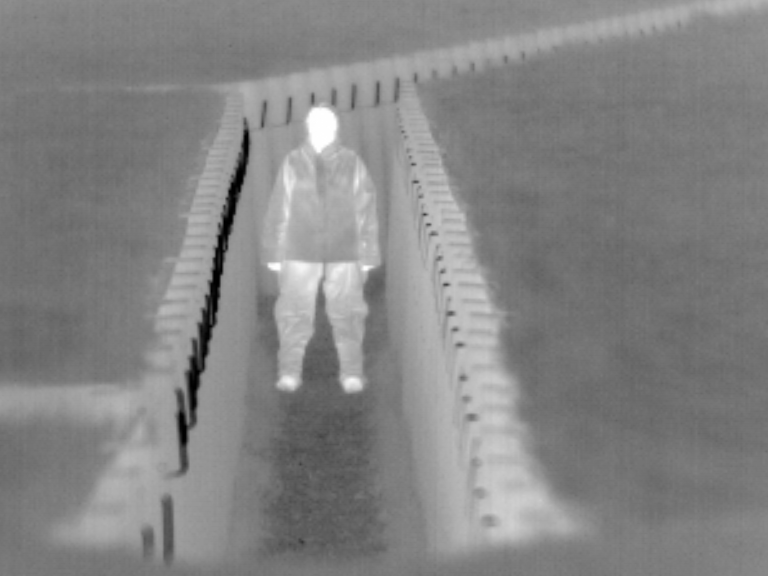
%> input picture Final_Paper/IR_meting016_g.bmp, 768 x 576 px
$ octave STD.m   (GNU Octave 9; MATLAB toolbox functions it lacks are replaced by stand-ins)
%> lines starting %> are read from the running program, lines starting %| are printed output that depends on the picture; in (x1, y1, x2, y2) boxes, pixels count from 0 and x2, y2 are one past the last pixel; in counts of white or black regions, pixels touching at a corner belong together; the program's own positions count from 1
### Final_Paper/deviation_1.m
function deviationValue = deviation_1(IR_image, Fused_image)

    % Convert to grayscale if needed
    if size(IR_image,3) == 3
        IR_gray = rgb2gray(IR_image);
    else
        IR_gray = IR_image;
    end

    if size(Fused_image,3) == 3
        fused_gray = rgb2gray(Fused_image);
    else
        fused_gray = Fused_image;
    end

    % Convert images to double (0–1)
    IR_gray = im2double(IR_gray);
    fused_gray = im2double(fused_gray);

    % Resize fused image if sizes mismatch
    if ~isequal(size(IR_gray), size(fused_gray))
        fused_gray = imresize(fused_gray, size(IR_gray));
    end

    % Compute absolute deviation map
    DeviationMap = abs(IR_gray - fused_gray);

    % Final deviation value
    deviationValue = mean(DeviationMap, "all");
end

### Final_Paper/STD.m
% -----------------------------------------
% STDFusionNet Fusion Rule (Simplified)
% F = S .* IR + (1 - S) .* VI
% -----------------------------------------

clear; clc; close all;

% ----------------------------
% Load images
% ----------------------------
ir = im2double(imread("IR_meting016_g.bmp"));
%> ir: size 576x768 double; min 0, max 1, mean 0.517
vi = im2double(imread("VIS_meting016_r.bmp"));
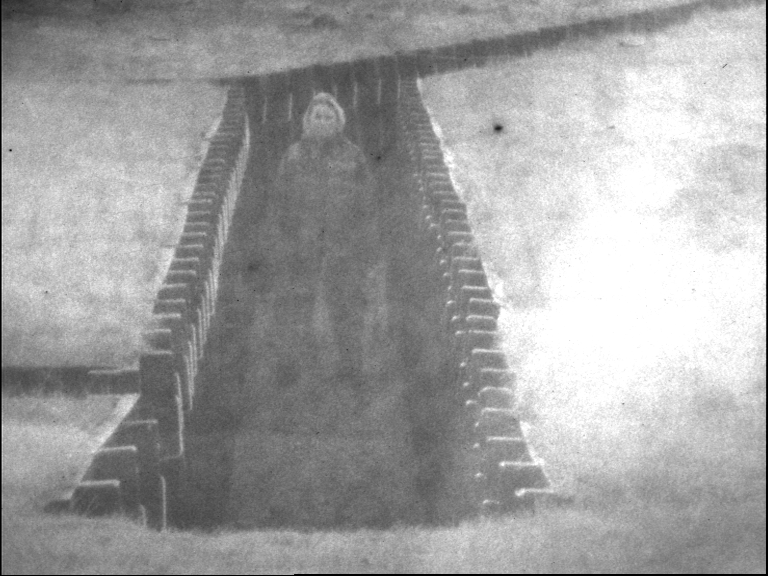
%> input picture Final_Paper/VIS_meting016_r.bmp, 768 x 576 px
%> vi: size 576x768 double; min 0, max 1, mean 0.632

% Convert to grayscale if needed
if size(ir,3) > 1, ir = rgb2gray(ir); end
if size(vi,3) > 1, vi = rgb2gray(vi); end

% Resize visible to match IR
vi = imresize(vi, size(ir));

% ----------------------------
% Generate saliency map S
% ----------------------------
S = imbinarize(mat2gray(ir), 'adaptive');
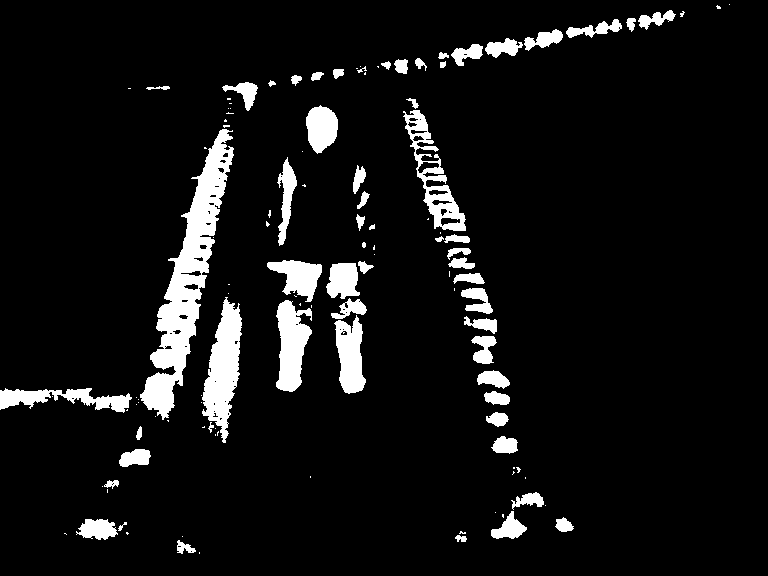
%> S: size 576x768 logical; 7.5% white; 120 white regions (61 under 20 px), largest, box (x1, y1, x2, y2) and area: (140, 129, 234, 420) 8057, (202, 297, 242, 443) 3167, (276, 300, 312, 392) 2150
S = imgaussfilt(double(S), 2);   % soft saliency
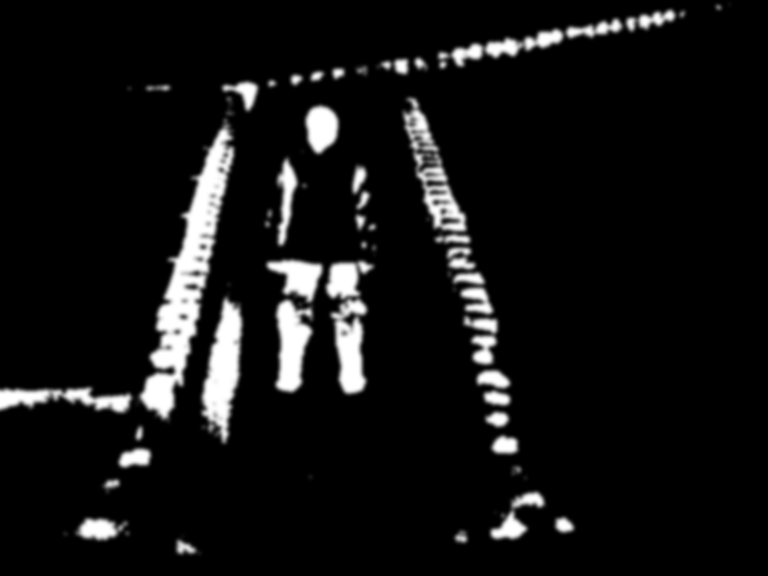
%> S: size 576x768 double; min 0, max 1, mean 0.0748
S = mat2gray(S);

% ----------------------------
% STDFusionNet Fusion Rule
% ----------------------------
fused = S .* ir + (1 - S) .* vi;
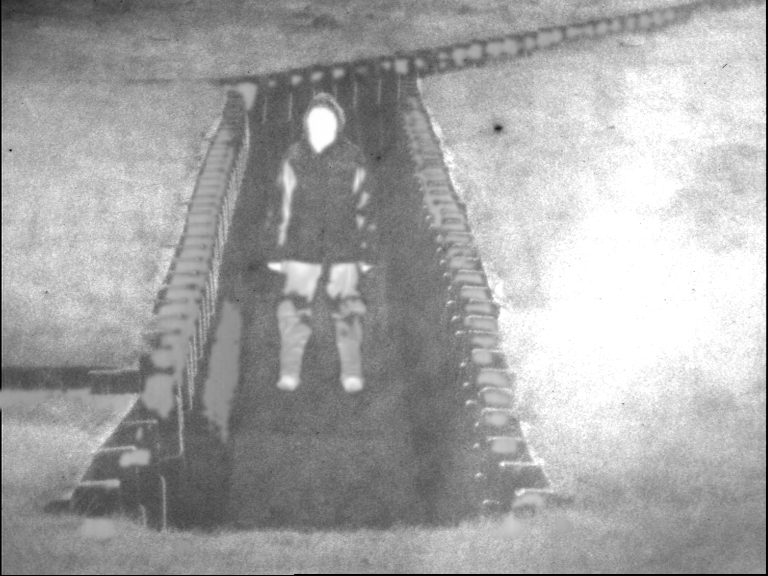
%> fused: size 576x768 double; min 0, max 1, mean 0.648
fused = mat2gray(fused);   % normalize

% ----------------------------
% Compute Metrics
% ----------------------------

% Entropy
entropy_fused = entropy(fused);
%> entropy_fused = 7.3

% deviation
dev_vi = deviation_1(vi, fused);
%> in deviation_1, `DeviationMap = abs(IR_gray - fused_gray);`:
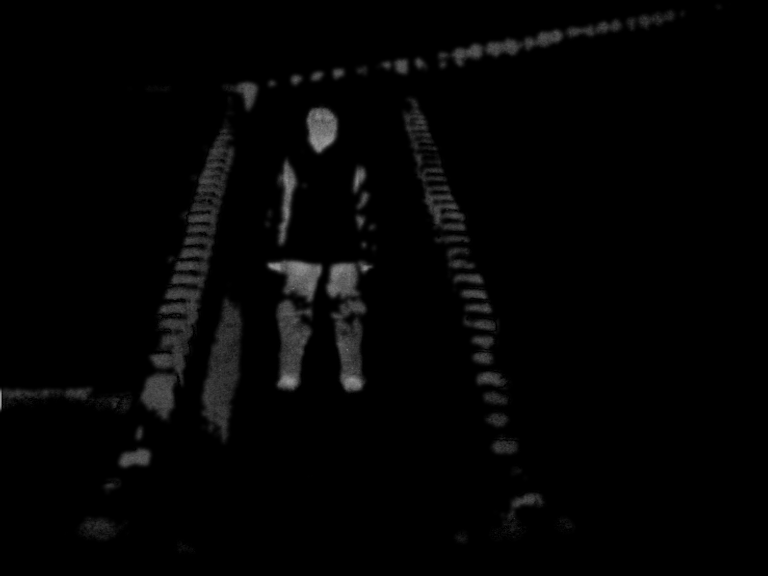
%> DeviationMap: size 576x768 double; min 0, max 0.631, mean 0.0164
%> in deviation_1, `deviationValue = mean(DeviationMap, "all");`: deviationValue = 0.0164
%> dev_vi = 0.0164
dev_ir = deviation_1(ir, fused);
%> in deviation_1 (call 2), `DeviationMap = abs(IR_gray - fused_gray);`:
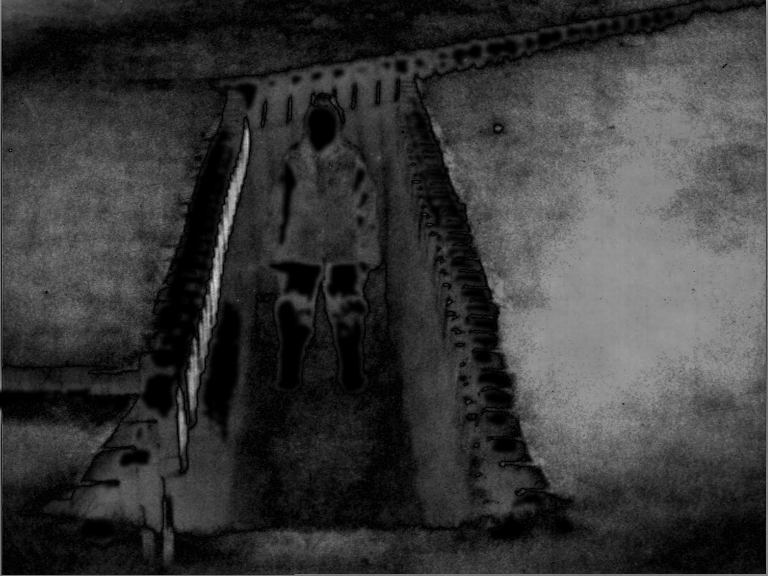
%> DeviationMap: size 576x768 double; min 0, max 0.871, mean 0.223
%> in deviation_1 (call 2), `deviationValue = mean(DeviationMap, "all");`: deviationValue = 0.223
%> dev_ir = 0.223

% PSNR with respect to IR and visible
%> (the run ends here)
